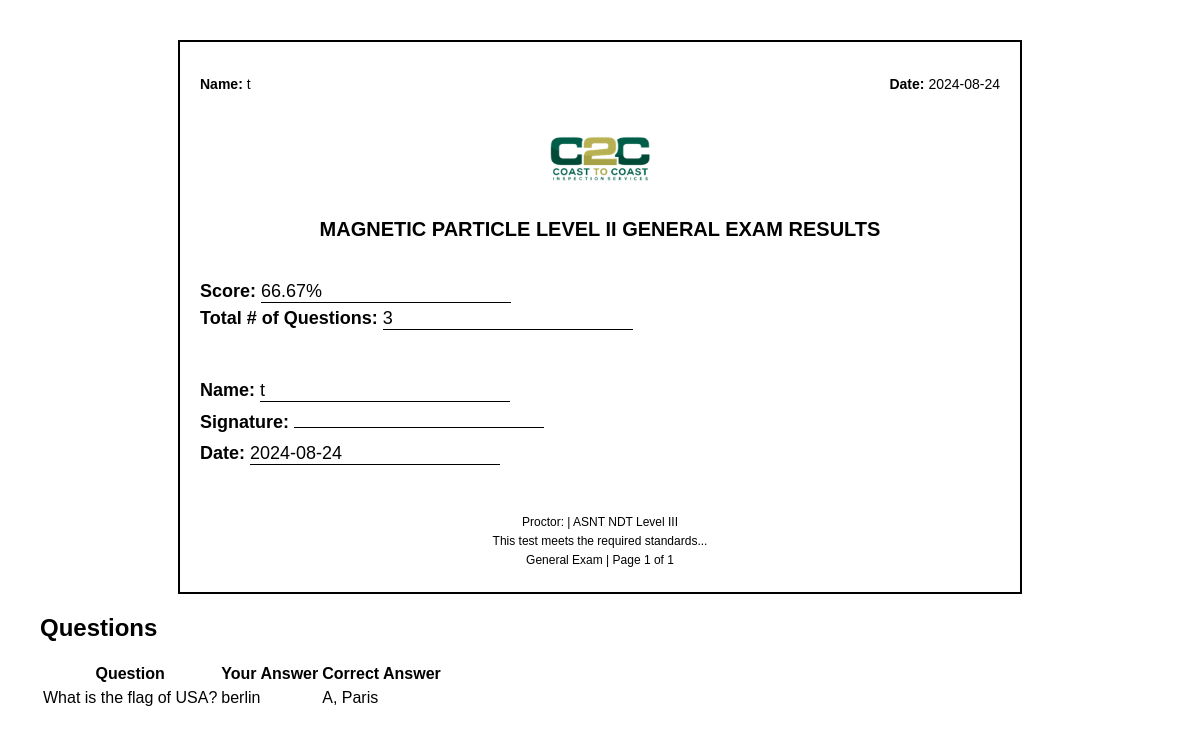
/admin/completed_test/1/view (signed in), run on the app's committed database.
### models.py (models this page shows, shortened)
class User(UserMixin, db.Model):
    id = db.Column(db.Integer, primary_key=True)
    username = db.Column(db.String(80), unique=True, nullable=False)
    password = db.Column(db.String(120), nullable=False)
    is_admin = db.Column(db.Boolean, default=False)
    test_results = db.relationship('TestResult', back_populates='user', lazy=True)
    accesses = db.relationship('TestAccess', back_populates='user', lazy=True)
    access_requests = db.relationship('TestAccessRequest', back_populates='user', lazy=True)

class TestResult(db.Model):
        id = Column(Integer, primary_key=True)
        user_id = Column(Integer, ForeignKey('user.id', ondelete='CASCADE'), nullable=False)
        test_id = Column(Integer, ForeignKey('test.id', ondelete='CASCADE'), nullable=False)
        score = Column(Float, nullable=False)
        date_submitted = Column(DateTime, default=datetime.utcnow)
        user = relationship('User', back_populates='test_results')
        test = relationship('Test', back_populates='test_results')
        missed_questions = relationship('MissedQuestion', back_populates='test_result', cascade='all, delete-orphan')

class Test(db.Model):
    id = db.Column(db.Integer, primary_key=True)
    title = db.Column(db.String(100), nullable=False)
    question_count = db.Column(db.Integer, nullable=False, default=10)
    test_results = relationship('TestResult', back_populates='test', cascade='all, delete-orphan')
    questions = relationship('Question', back_populates='test', cascade='all, delete-orphan')
    accesses = db.relationship('TestAccess', back_populates='test', lazy=True, cascade="all, delete-orphan")
    access_requests = db.relationship('TestAccessRequest', back_populates='test', lazy=True, cascade="all, delete-orphan")

class MissedQuestion(db.Model):
    id = db.Column(db.Integer, primary_key=True)
    test_result_id = db.Column(db.Integer, db.ForeignKey('test_result.id'), nullable=False)
    question_id = db.Column(db.Integer, db.ForeignKey('question.id'), nullable=False)
    user_answer = db.Column(db.String(200), nullable=False)
    test_result = db.relationship('TestResult', back_populates='missed_questions')
    question = db.relationship('Question', back_populates='missed_questions')

class Question(db.Model):
    id = db.Column(db.Integer, primary_key=True)
    content = db.Column(db.String(500), nullable=False)
    option_a = db.Column(db.String(200), nullable=False)
    option_b = db.Column(db.String(200), nullable=False)
    option_c = db.Column(db.String(200), nullable=True)
    option_d = db.Column(db.String(200), nullable=True)
    correct_answer = db.Column(db.String(1), nullable=False)
    test_id = db.Column(db.Integer, db.ForeignKey('test.id'), nullable=False)
    test = db.relationship('Test', back_populates='questions')
    missed_questions = db.relationship('MissedQuestion', back_populates='question', lazy=True)

### app.py (the view)
@app.route('/admin/completed_test/<int:test_result_id>/view', methods=['GET'])
@login_required
def view_completed_test(test_result_id):
    test_result = TestResult.query.get_or_404(test_result_id)
    questions = test_result.test.questions
    if not current_user.is_admin and test_result.user_id != current_user.id:
        flash('You do not have permission to view this test result.', 'error')
        return redirect(url_for('home'))
    return render_template('view_completed_test.html', test_result=test_result, questions=questions)

### app.py (called while the page is built)
@app.before_request
def reset_session_on_navigation():
    test_endpoints = ['take_test', 'submit_test']
    current_endpoint = request.endpoint
    if current_endpoint is None:
        return

@app.context_processor
def utility_processor():
    def format_pacific_time(utc_dt):
        pacific_time = utc_to_pacific(utc_dt)
        return pacific_time.strftime('%Y-%m-%d %I:%M:%S %p %Z')
    return dict(format_pacific_time=format_pacific_time)

@login_manager.user_loader
def load_user(user_id):
    return User.query.get(int(user_id))

@app.before_request
def manage_test_session():
    if 'start_new_test' in request.args:
        session.pop('answers', None)
        session.pop('flagged', None)
        session.pop('current_index', None)
        session.pop('start_time', None)
    elif 'test_submitted' in session and request.endpoint != 'test_results':
        session.pop('answers', None)
        session.pop('flagged', None)
        session.pop('current_index', None)
        session.pop('start_time', None)
        session.pop('test_submitted', None)

### templates/view_completed_test.html (shortened to what this page needs)
<!DOCTYPE html>
<html lang="en">
<head>
</head>
<body>
    <div class="container">
        <div class="header">
            <div>
                <p><strong>Name:</strong> {{ test_result.user.username }}</p>
            </div>
            <div>
                <p><strong>Date:</strong> {{ test_result.date_submitted.strftime('%Y-%m-%d') }}</p>
            </div>
        </div>
        <div class="logo">
            <img src="{{ url_for('static', filename='images/logo.png') }}" alt="Logo" class="logo">
        </div>
        <h1>{{ test_result.test.title }} Results</h1>
        <div class="score-info">
            <p><strong>Score:</strong> <span class="signature-line">{{ "%.2f"|format(test_result.score) }}%</span></p>
            <p><strong>Total # of Questions:</strong> <span class="signature-line">{{ test_result.test.questions|length }}</span></p>
        </div>
        <div class="signature-section">
            <p><strong>Name:</strong> <span class="signature-line">{{ test_result.user.username }}</span></p>
            <p><strong>Signature:</strong> <span class="signature-line"></span></p>
            <p><strong>Date:</strong> <span class="signature-line">{{ test_result.date_submitted.strftime('%Y-%m-%d') }}</span></p>
        </div>
        <div class="footer">
            <p>Proctor: {{ test_result.proctor_name }} | ASNT NDT Level III</p>
            <p>This test meets the required standards...</p>
            <p>General Exam | Page 1 of 1</p>
        </div>
    </div>
    <h2>Questions</h2>
    <table>
        <thead>
            <tr>
                <th>Question</th>
                <th>Your Answer</th>
                <th>Correct Answer</th>
            </tr>
        </thead>
        <tbody>
            {% for missed_question in test_result.missed_questions %}
            <tr>
                <tr>
                        <td>{{ missed_question.question.content }}</td>
                        <td>
                            {% if missed_question.user_answer in ['A', 'B', 'C', 'D'] %}
                                {{ missed_question.user_answer }},
                                {% if missed_question.user_answer == 'A' %}
                                    {{ missed_question.question.option_a }}
                                {% elif missed_question.user_answer == 'B' %}
                                    {{ missed_question.question.option_b }}
                                {% elif missed_question.user_answer == 'C' %}
                                    {{ missed_question.question.option_c }}
                                {% elif missed_question.user_answer == 'D' %}
                                    {{ missed_question.question.option_d }}
                                {% endif %}
                            {% else %}
                                {{ missed_question.user_answer }}
                            {% endif %}
                        </td>
                        <td>
                            {{ missed_question.question.correct_answer }},
                            {% if missed_question.question.correct_answer == 'A' %}
                                {{ missed_question.question.option_a }}
                            {% elif missed_question.question.correct_answer == 'B' %}
                                {{ missed_question.question.option_b }}
                            {% elif missed_question.question.correct_answer == 'C' %}
                                {{ missed_question.question.option_c }}
                            {% elif missed_question.question.correct_answer == 'D' %}
                                {{ missed_question.question.option_d }}
                            {% endif %}
                        </td>
                    </tr>
            {% endfor %}
        </tbody>
    </table>
</body>
</html>

### templates/view_completed_test.html (style rules this page uses)
body { font-family: Arial, sans-serif; margin: 0; padding: 0; box-sizing: border-box; background-color: #fff; padding: 40px; }
.container { width: 800px; margin: 0 auto; border: 2px solid black; padding: 20px; text-align: center; }
.header { display: flex; justify-content: space-between; margin-bottom: 30px; }
.header div { text-align: left; font-size: 14px; }
.header div:last-child { text-align: right; }
.logo img { width: 100px; margin-bottom: 20px; }
h1 { font-size: 20px; text-transform: uppercase; margin-bottom: 40px; }
.score-info { text-align: left; font-size: 18px; margin: 20px 0; }
.score-info p { margin: 5px 0; }
.signature-section { margin-top: 50px; text-align: left; font-size: 18px; }
.signature-section p { margin: 10px 0; }
.signature-line { display: inline-block; width: 250px; border-bottom: 1px solid black; }
.footer { margin-top: 50px; text-align: center; font-size: 12px; }
.footer p { margin: 5px 0; }

### data on the page
User: user.username "t"
TestResult: date_submitted "2024-08-24", score "66.67"
Test: test "MAGNETIC PARTICLE LEVEL II GENERAL EXAM"
MissedQuestion: question.content "What is the flag of USA?", user_answer "berlin", question.correct_answer "A", question.option_a "Paris"

### other printed values
{{ test_result.test.questions|length }} "3"
